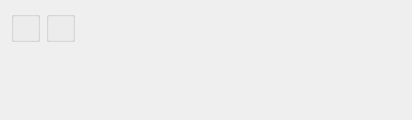
<?xml version="1.0" encoding="UTF-8"?>
<ui version="4.0">
 <comment>This file is part of the xTuple ERP: PostBooks Edition, a free and
open source Enterprise Resource Planning software suite,
Copyright (c) 1999-2010 by OpenMFG LLC, d/b/a xTuple.
It is licensed to you under the Common Public Attribution License
version 1.0, the full text of which (including xTuple-specific Exhibits)
is available at www.xtuple.com/CPAL.  By using this software, you agree
to be bound by its terms.</comment>
 <class>dspUnbalancedQOHByClassCode</class>
 <widget class="QWidget" name="dspUnbalancedQOHByClassCode">
  <property name="geometry">
   <rect>
    <x>0</x>
    <y>0</y>
    <width>412</width>
    <height>120</height>
   </rect>
  </property>
  <property name="windowTitle">
   <string>Unbalanced QOH by Class Code</string>
  </property>
  <layout class="QHBoxLayout" name="horizontalLayout_2">
   <item>
    <layout class="QVBoxLayout" name="verticalLayout">
     <property name="spacing">
      <number>0</number>
     </property>
     <item>
      <layout class="QHBoxLayout" name="horizontalLayout">
       <item>
        <widget class="ParameterGroup" name="_classCode">
         <property name="title">
          <string/>
         </property>
         <property name="fixedSize">
          <bool>false</bool>
         </property>
        </widget>
       </item>
       <item>
        <widget class="WarehouseGroup" name="_warehouse">
         <property name="title">
          <string/>
         </property>
         <property name="fixedSize">
          <bool>false</bool>
         </property>
        </widget>
       </item>
      </layout>
     </item>
     <item>
      <spacer name="verticalSpacer">
       <property name="orientation">
        <enum>Qt::Vertical</enum>
       </property>
       <property name="sizeHint" stdset="0">
        <size>
         <width>20</width>
         <height>0</height>
        </size>
       </property>
      </spacer>
     </item>
    </layout>
   </item>
   <item>
    <spacer name="horizontalSpacer">
     <property name="orientation">
      <enum>Qt::Horizontal</enum>
     </property>
     <property name="sizeHint" stdset="0">
      <size>
       <width>17</width>
       <height>20</height>
      </size>
     </property>
    </spacer>
   </item>
  </layout>
 </widget>
 <layoutdefault spacing="6" margin="11"/>
 <pixmapfunction>qPixmapFromMimeSource</pixmapfunction>
 <customwidgets>
  <customwidget>
   <class>ParameterGroup</class>
   <extends>QGroupBox</extends>
   <header>parametergroup.h</header>
  </customwidget>
  <customwidget>
   <class>WarehouseGroup</class>
   <extends>QGroupBox</extends>
   <header>warehousegroup.h</header>
  </customwidget>
 </customwidgets>
 <tabstops>
  <tabstop>_classCode</tabstop>
  <tabstop>_warehouse</tabstop>
 </tabstops>
 <includes>
  <include location="global">parameter.h</include>
 </includes>
 <resources/>
 <connections/>
</ui>
